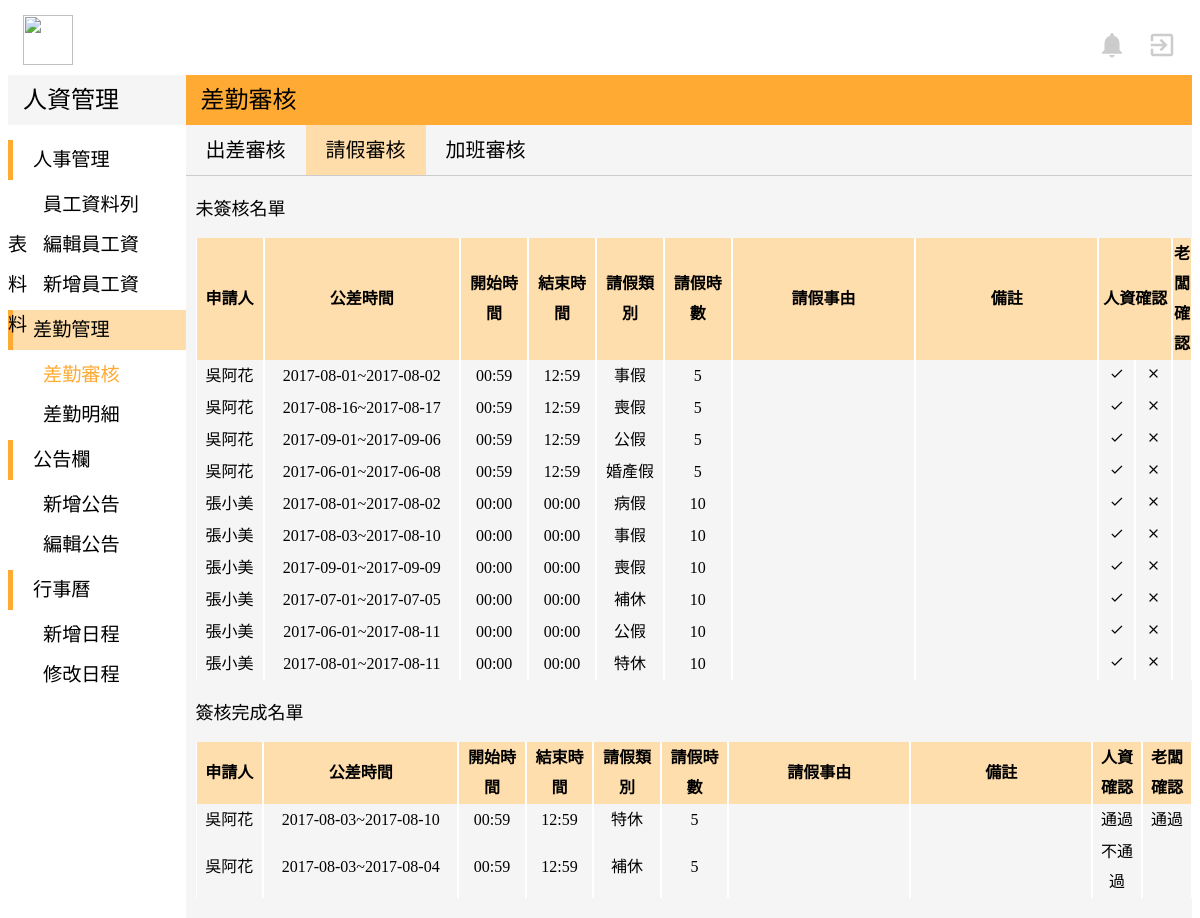
Screenshot of /admin-Model/admin_leave.php (signed in) with the database file from the repository.
### tables this page shows
CREATE TABLE `leave` (
  `id` int(11) NOT NULL,
  `l_sn` varchar(15) NOT NULL,
  `l_name` varchar(30) NOT NULL,
  `l_startDate` date NOT NULL,
  `l_startTime` time NOT NULL,
  `l_endDate` date NOT NULL,
  `l_endTime` time NOT NULL,
  `l_month` varchar(2) NOT NULL,
  `l_type` varchar(30) NOT NULL,
  `l_compensatoryLevae` varchar(30) NOT NULL,
  `l_annualLeave` varchar(30) NOT NULL,
  `l_marriageLeave` varchar(30) NOT NULL,
  `l_officialLeave` varchar(30) NOT NULL,
  `l_personalLeave` varchar(30) NOT NULL,
  `l_funeralLeave` varchar(30) NOT NULL,
  `l_sickLeave` varchar(30) NOT NULL,
  `l_hrs` varchar(30) NOT NULL,
  `l_state` varchar(30) NOT NULL,
  `l_comment` varchar(30) NOT NULL,
  `l_hrCheck` varchar(30) NOT NULL DEFAULT '簽核中',
  `l_bossCheck` varchar(30) NOT NULL DEFAULT '簽核中',
  `l_applyDate` timestamp NOT NULL DEFAULT CURRENT_TIMESTAMP
);

### admin-Model/admin_leave.php (the view, shortened to what this page needs)
<!DOCTYPE html>
<?php
$servername = "localhost";
$username = "root";
$password = "root";
$dbname = "peopleresource";
try {
    $conn = mysqli_connect($servername,$username ,$password,$dbname);
    $sql = "SELECT * FROM `leave`";
    $result = mysqli_query($conn,$sql);
    }
catch(PDOException $e)
    {
    echo $sql . "<br>" . $e->getMessage();
    }
?>
<html>
<head>
	<link rel="stylesheet" href="../view/indexStyle.css">
  <link rel="stylesheet" type="text/css" href="../user-Model/fullcalendar_drag/css/fancybox.css">
<link rel="stylesheet" type="text/css" href="../user-Model/fullcalendar_drag/css/jquery-ui.css">
</head>
<body>
  <div class="top">
			<img class="titleImg" src="http://www.lctech.com.tw/wp-content/uploads/bfi_thumb/%E6%9C%AA%E5%91%BD%E5%90%8D-1-%E6%8B%B7%E8%B2%9D-31w65e1o8bhj94p9q5patm@2x.png" width="50" height="50">
		<a href="../user-Model/user_index.php">
			<i id="topIcon" class="material-icons" >exit_to_app</i>
		</a>
		<a href="#">
			<i id="topIcon" class="material-icons">notifications</i>
		</a>
	</div>
	<div class="down">
		<div class="left">
			<div class="left-top">
				<p class="left-top-title">人資管理</p>
			</div>
			<div class="left-bottom">
				<div style="margin-bottom:5px">
					<div class="left-title">
						<p style="margin:auto 20px">人事管理</p>
					</div>
					<div class="left-list" >
						<a href="admin_employee.php" style="margin:auto 35px">員工資料列表</a>
					</div>
						<div class="left-list">
							<a href="admin_editEmployee.php" style="margin:auto 35px">編輯員工資料</a>
						</div>
						<div class="left-list">
							<a href="admin_addEmployee.php" style="margin:auto 35px">新增員工資料</a>
						</div>
				</div>
				<div style="margin-bottom:5px">
					<div class="left-title"  style="background-color:#FFDDAA">
						<p style="margin:auto 20px">差勤管理</p>
					</div>
					<div class="left-list">
						<p style="margin:auto 35px;color:#FFAA33;font-weight:500">差勤審核</p>
					</div>
					<div class="left-list">
						<a href="admin_mission.php" style="margin:auto 35px">差勤明細</a>
					</div>
				</div>
				<div style="margin-bottom:5px">
					<div class="left-title">
						<p style="margin:auto 20px">公告欄</p>
					</div>
					<div class="left-list">
						<a href="admin_addNews.php" style="margin:auto 35px">新增公告</a>
					</div>
					<div class="left-list">
						<a href="admin_editNews.php" style="margin:auto 35px">編輯公告</a>
					</div>
				</div>
				<div style="margin-bottom:5px">
					<div class="left-title">
						<p style="margin:auto 20px">行事曆</p>
					</div>
					<div class="left-list">
						<a href="#" style="margin:auto 35px">新增日程</a>
					</div>
					<div class="left-list">
						<a href="#" style="margin:auto 35px">修改日程</a>
					</div>
				</div>
			</div>
		</div>
		<div class="right">
			<div class="right-top">
				<p class="right-top-title">差勤審核</p>
			</div>
			<div class="right-bottom">
        <div style="width:100%;height:50px;margin:auto;;border-bottom:solid 1px #CCC;">
          <div style="float:left">
  					<a href="admin_bTrip.php" class="right-title">出差審核</a>
          </div>
          <div style="float:left;background-color:#FFDDAA">
  					<p class="right-title">請假審核</p>
          </div>
          <div style="float:left">
  					<a href="admin_overtime.php" class="right-title">加班審核</a>
          </div>
  			</div>
        <div style="margin-left:10px">
         <p style="font-size:18px;font-family:Microsoft JhengHei">未簽核名單</p>
          <table cellspacing="0">
          	<th>申請人</th>
          	<th>公差時間</th>
          	<th>開始時間</th>
          	<th>結束時間</th>
          	<th>請假類別</th>
          	<th>請假時數</th>
          	<th>請假事由</th>
          	<th>備註</th>
          	<th colspan="2">人資確認</th>
          	<th colspan="2">老闆確認</th>
          <?php
          while($row = mysqli_fetch_array($result)) {
          if(($row["l_hrCheck"]=='簽核中' AND $row["l_bossCheck"]=='簽核中') OR ($row["l_hrCheck"]=='通過'AND $row["l_bossCheck"]=='簽核中')){?>
          <tr>
          	<td style="width:70px"><?php echo $row["l_name"]; ?></td>
          	<td style="width:215px"><?php echo $row["l_startDate"]; ?>~<?php echo $row["l_endDate"];?></td>
          	<td style="width:70px"><?php echo substr( $row["l_startTime"],0,-3);?></td>
          	<td style="width:70px"><?php echo substr( $row["l_endTime"],0,-3);?></td>
          	<td style="width:70px"><?php echo $row["l_type"]?></td>
          	<td style="width:70px"><?php echo $row["l_hrs"];?></td>
          	<td style="width:200px"><?php echo $row["l_state"];?></td>
          	<td style="width:200px"><?php echo $row["l_comment"];?></td>
            <?php if($row["l_hrCheck"]=='簽核中') {?>
            <td style="width:35px">
              <a href="../Controller/approve.php?yesNO=yes&table=leave&who=hr&id=<?php echo $row["id"]; ?>">
              <i class="material-icons" style="font-size:15px">check</i></a></td>
            <td style="width:35px" id="cancleCkeck"  class="fancybox"
            person=<?php echo $row['id'];?> name=<?php echo $row['l_name'];?> startDate=<?php echo $row['l_startDate'];?> endDate=<?php echo $row['l_endDate'];?> startTime=<?php echo $row['l_startTime'];?> endTime=<?php echo $row['l_endTime'];?> type=<?php echo $row['l_type'];?> hrs=<?php echo $row['l_hrs'];?> hrCheck=<?php echo $row['l_hrCheck'];?> yesNO=no table=leave who=hr>
              <i class="material-icons" style="font-size:15px">clear</i></td>
            <?php }
            else{?>
              <td colspan="2"><?php echo $row["l_hrCheck"]?> </td> <?php  } ?>
            <?php if($row["l_hrCheck"]=='簽核中') {?>
              <td colspan="2"></td> <?php }?>
          </tr>
          <?php }} ?>
          </table>
        </div>
        <div style="margin-left:10px">
          <p style="font-size:18px;font-family:Microsoft JhengHei">簽核完成名單</p>
        	<table cellspacing="0">
            <th>申請人</th>
            <th>公差時間</th>
            <th>開始時間</th>
            <th>結束時間</th>
            <th>請假類別</th>
            <th>請假時數</th>
            <th>請假事由</th>
            <th>備註</th>
            <th>人資確認</th>
            <th>老闆確認</th>
          <?php
            $sql = "SELECT * FROM `leave`";
            $result = mysqli_query($conn,$sql);
  					while($row2 = mysqli_fetch_array($result)) {
            if((($row2["l_hrCheck"]=='不通過') AND ( $row2["l_bossCheck"]=='簽核中'))
            || (($row2["l_hrCheck"]!='簽核中') AND ( $row2["l_bossCheck"]!='簽核中'))  ){
          ?>
          <tr>
            <td style="width:70px"><?php echo $row2["l_name"]; ?></td>
            <td style="width:215px"><?php echo $row2["l_startDate"]; ?>~<?php echo $row2["l_endDate"];?></td>
            <td style="width:70px"><?php echo substr( $row2["l_startTime"],0,-3);?></td>
            <td style="width:70px"><?php echo substr($row2["l_endTime"],0,-3);?></td>
            <td style="width:70px"><?php echo $row2["l_type"]?></td>
            <td style="width:70px"><?php echo $row2["l_hrs"];?></td>
            <td style="width:200px"><?php echo $row2["l_state"];?></td>
            <td style="width:200px"><?php echo $row2["l_comment"];?></td>
            <td style="width:50px"><?php echo $row2["l_hrCheck"]; ?></td>
            <td style="width:50px"><?php echo $row2["l_bossCheck"]; ?></td>
          </tr>
          <?php }} ?>
          </table>
        </div>
			</div>
		</div>
	</div>
</body>
</html>

### view/indexStyle.css (style rules this page uses)
a { text-decoration:none; }
a:link { color: black; }
.top { width:100%; height:60px; background-color:white; margin-top:15px; }
.titleImg { float:left; margin-left:15px; }
#topIcon { margin-top:15px; margin-right:15px; margin-left:5px; float:right; font-size:30px; color:#CCC; }
.down { width:100%; height:auto; background-color:white; margin:auto; }
.left { width:15%; height:auto; background-color:white; margin:auto; float:left; }
.left-top { width:100%; height:50px; background-color:#F5F5F5; margin:auto; }
.left-top-title { line-height:50px; font-family:Microsoft JhengHei; font-size:150%; margin:auto 15px; font-weight: 500; }
.left-bottom { margin-top: 15px; }
.left-title { width:100%; height:40px; text-align:left; font-family:Microsoft JhengHei; border-left:solid 5px #FFAA33; margin-bottom:5px; line-height:40px; font-size:120%; }
.left-list { width:100%; height:40px; text-align:left; font-family:Microsoft JhengHei; font-size:18px; color:#666666; font-size:120%; line-height:40px; font-weight: 300; }
.right { width:85%; height:auto; background-color:#F5F5F5; margin:auto; float:right; padding-bottom: 20px; }
.right-top { width:100%; height:50px; background-color:#FFAA33; margin:auto; }
.right-top-title { line-height:50px; font-family:Microsoft JhengHei; font-size:150%; margin:auto 15px; font-weight: 500; }
.right-title { line-height:50px; margin:auto 20px; font-size:20px; font-family: Microsoft JhengHei; }
table { margin-top:10px; font-family:Microsoft JhengHei; font-size:16px; line-height:30px; table-layout:fixed; word-wrap:break-word; word-break: break-all; }
td,th,tr { font-family:Microsoft JhengHei; font-size:16px; text-align:center; }

### admin-Model/admin_leave.php (style rules this page uses)
th { background-color:#FFDEAD; }
td,tr,th { border-left: solid 1px white; border-right: solid 1px white; }

### rows the page displays
leave: l_name "吳阿花", l_startDate "2017-08-01", l_endDate "2017-08-02", l_startTime "00:59", l_endTime "12:59", l_type "事假", l_hrs "5", l_hrCheck "簽核中" (drawn)
leave: l_name "吳阿花", l_startDate "2017-08-16", l_endDate "2017-08-17", l_startTime "00:59", l_endTime "12:59", l_type "喪假", l_hrs "5", l_hrCheck "簽核中" (drawn)
leave: l_name "吳阿花", l_startDate "2017-09-01", l_endDate "2017-09-06", l_startTime "00:59", l_endTime "12:59", l_type "公假", l_hrs "5", l_hrCheck "簽核中" (drawn)
leave: l_name "吳阿花", l_startDate "2017-06-01", l_endDate "2017-06-08", l_startTime "00:59", l_endTime "12:59", l_type "婚產假", l_hrs "5", l_hrCheck "簽核中" (drawn)
leave: l_name "張小美", l_startDate "2017-08-01", l_endDate "2017-08-02", l_startTime "00:00", l_endTime "00:00", l_type "病假", l_hrs "10", l_hrCheck "簽核中" (drawn)
leave: l_name "張小美", l_startDate "2017-08-03", l_endDate "2017-08-10", l_startTime "00:00", l_endTime "00:00", l_type "事假", l_hrs "10", l_hrCheck "簽核中" (drawn)
leave: l_name "張小美", l_startDate "2017-09-01", l_endDate "2017-09-09", l_startTime "00:00", l_endTime "00:00", l_type "喪假", l_hrs "10", l_hrCheck "簽核中" (drawn)
leave: l_name "張小美", l_startDate "2017-07-01", l_endDate "2017-07-05", l_startTime "00:00", l_endTime "00:00", l_type "補休", l_hrs "10", l_hrCheck "簽核中" (drawn)
leave: l_name "張小美", l_startDate "2017-06-01", l_endDate "2017-08-11", l_startTime "00:00", l_endTime "00:00", l_type "公假", l_hrs "10", l_hrCheck "簽核中" (drawn)
leave: l_name "張小美", l_startDate "2017-08-01", l_endDate "2017-08-11", l_startTime "00:00", l_endTime "00:00", l_type "特休", l_hrs "10", l_hrCheck "簽核中" (drawn)
leave: l_name "吳阿花", l_startDate "2017-08-03", l_endDate "2017-08-10", l_startTime "00:59", l_endTime "12:59", l_type "特休", l_hrs "5", l_hrCheck "通過", l_bossCheck "通過"
leave: l_name "吳阿花", l_startDate "2017-08-03", l_endDate "2017-08-04", l_startTime "00:59", l_endTime "12:59", l_type "補休", l_hrs "5", l_hrCheck "不通過"
